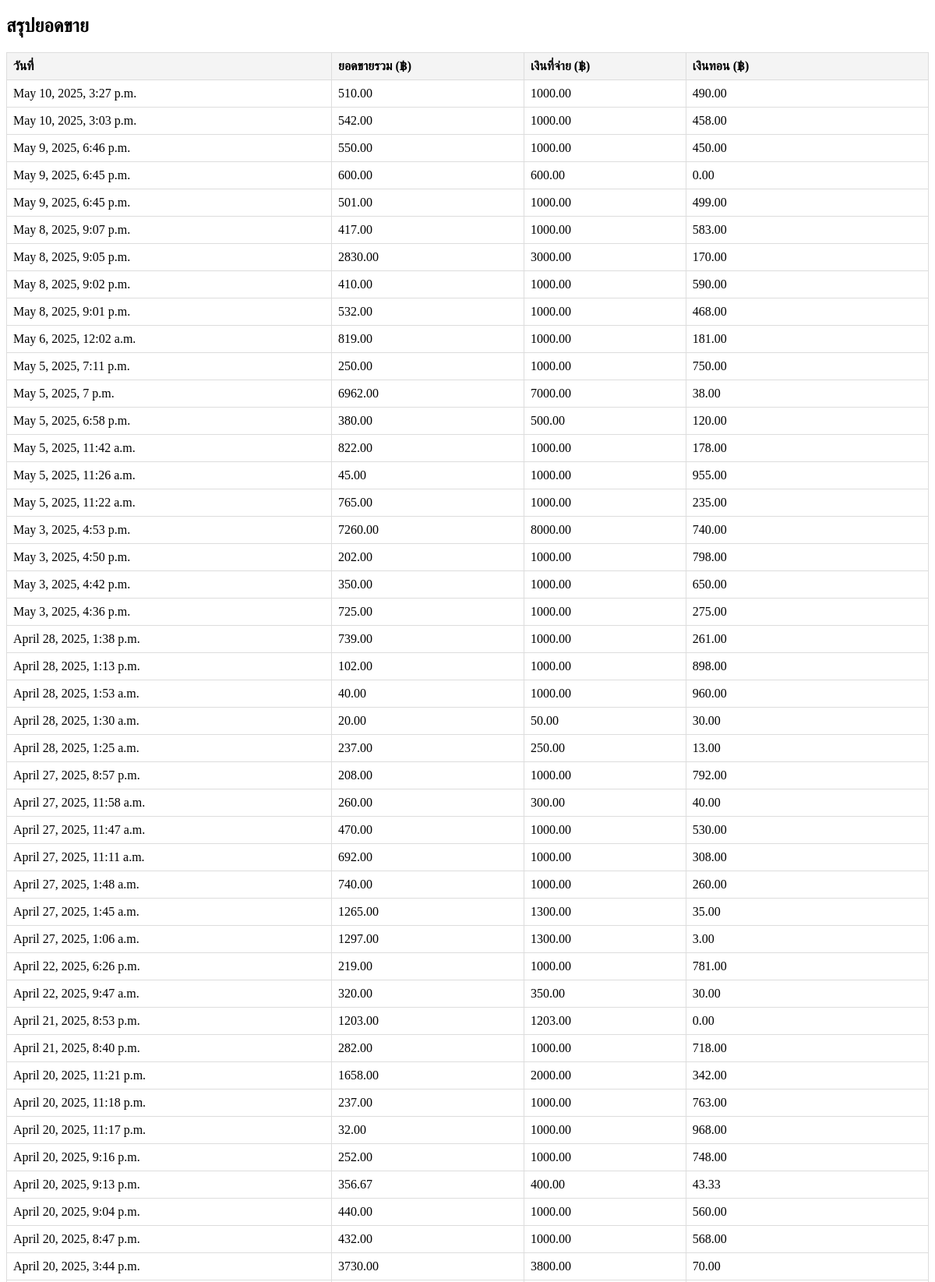
The app's page /Circulation1 (upper part) with its own data.
### Dashboard/models.py (models this page shows, shortened)
class SaleRecord(models.Model):
    total_amount = models.DecimalField(max_digits=10, decimal_places=2)
    entered_amount = models.DecimalField(max_digits=10, decimal_places=2)
    change = models.DecimalField(max_digits=10, decimal_places=2)
    timestamp = models.DateTimeField()
    Pofitprice = models.DecimalField(max_digits=10, decimal_places=2, default=0.00)
    stock_adjustments = models.JSONField()  # ใช้ JSONField สำหรับบันทึกข้อมูล Array
    cashier = models.ForeignKey(User, on_delete=models.CASCADE, null=True, blank=True, default=1)
    class Meta:
        verbose_name = "รายการสินค้าที่บันทึก"  # เปลี่ยนชื่อที่แสดงใน Admin
        verbose_name_plural = "บันทึกรายการสำหรับการขาย"  # ชื่อพหูพจน์ใน Admin

### DashboardUser/views.py (the view)
def Circulation3(request):
    filter_type = request.GET.get("filter", "year")  # ค่าเริ่มต้นเป็น "year"
    today = datetime.now()
    if filter_type == "day":
        start_date = today - timedelta(days=1)
    elif filter_type == "week":
        start_date = today - timedelta(weeks=1)
    elif filter_type == "month":
        start_date = today - timedelta(days=30)
    elif filter_type == "3months":
        start_date = today - timedelta(days=90)
    elif filter_type == "6months":
        start_date = today - timedelta(days=180)
    else:  # "year"
        start_date = today - timedelta(days=365)
    records1 = SaleRecord.objects.filter(timestamp__gte=start_date).order_by('-timestamp')
    total_sum = records1.aggregate(total=Sum("total_amount"))["total"] or 0
    return render(request, "Circulation1.html", {
        "records1": records1,
        "total_sum": total_sum,
        "filter_type": filter_type  # ส่งค่า filter_type ไปยัง template
    })

### DashboardUser/templates/Circulation1.html (shortened to what this page needs)
<!DOCTYPE html>
{% load humanize %}
{% load static %}
<html>
    <head>
        <link rel="stylesheet" href="">
    </head>
   <body>
    <h2>สรุปยอดขาย</h2>
    <table>
        <thead>
            <tr>
                <th>วันที่</th>
                <th>ยอดขายรวม (฿)</th>
                <th>เงินที่จ่าย (฿)</th>
                <th>เงินทอน (฿)</th>
            </tr>
        </thead>
        <tbody>
            {% for record in records1 %}
            <tr>
                <td>{{ record.timestamp }}</td>
                <td>{{ record.total_amount }}</td>
                <td>{{ record.entered_amount }}</td>
                <td>{{ record.change }}</td>
            </tr>
            {% endfor %}
        </tbody>
    </table>
</body>
</html>

### DashboardUser/templates/Circulation1.html (style rules this page uses)
table { width: 100%; border-collapse: collapse; margin-top: 20px; }
th, td { border: 1px solid #ddd; padding: 8px; text-align: left; }
th { background-color: #f4f4f4; }

### records on screen
SaleRecord: timestamp "May 10, 2025, 3:27 p.m.", total_amount "510.00", entered_amount "1000.00", change "490.00"
SaleRecord: timestamp "May 10, 2025, 3:03 p.m.", total_amount "542.00", entered_amount "1000.00", change "458.00"
SaleRecord: timestamp "May 9, 2025, 6:46 p.m.", total_amount "550.00", entered_amount "1000.00", change "450.00"
SaleRecord: timestamp "May 9, 2025, 6:45 p.m.", total_amount "600.00", entered_amount "600.00", change "0.00"
SaleRecord: timestamp "May 9, 2025, 6:45 p.m.", total_amount "501.00", entered_amount "1000.00", change "499.00"
SaleRecord: timestamp "May 8, 2025, 9:07 p.m.", total_amount "417.00", entered_amount "1000.00", change "583.00"
SaleRecord: timestamp "May 8, 2025, 9:05 p.m.", total_amount "2830.00", entered_amount "3000.00", change "170.00"
SaleRecord: timestamp "May 8, 2025, 9:02 p.m.", total_amount "410.00", entered_amount "1000.00", change "590.00"
SaleRecord: timestamp "May 8, 2025, 9:01 p.m.", total_amount "532.00", entered_amount "1000.00", change "468.00"
SaleRecord: timestamp "May 6, 2025, 12:02 a.m.", total_amount "819.00", entered_amount "1000.00", change "181.00"
SaleRecord: timestamp "May 5, 2025, 7:11 p.m.", total_amount "250.00", entered_amount "1000.00", change "750.00"
SaleRecord: timestamp "May 5, 2025, 7 p.m.", total_amount "6962.00", entered_amount "7000.00", change "38.00"
SaleRecord: timestamp "May 5, 2025, 6:58 p.m.", total_amount "380.00", entered_amount "500.00", change "120.00"
SaleRecord: timestamp "May 5, 2025, 11:42 a.m.", total_amount "822.00", entered_amount "1000.00", change "178.00"
SaleRecord: timestamp "May 5, 2025, 11:26 a.m.", total_amount "45.00", entered_amount "1000.00", change "955.00"
SaleRecord: timestamp "May 5, 2025, 11:22 a.m.", total_amount "765.00", entered_amount "1000.00", change "235.00"
SaleRecord: timestamp "May 3, 2025, 4:53 p.m.", total_amount "7260.00", entered_amount "8000.00", change "740.00"
SaleRecord: timestamp "May 3, 2025, 4:50 p.m.", total_amount "202.00", entered_amount "1000.00", change "798.00"
SaleRecord: timestamp "May 3, 2025, 4:42 p.m.", total_amount "350.00", entered_amount "1000.00", change "650.00"
SaleRecord: timestamp "May 3, 2025, 4:36 p.m.", total_amount "725.00", entered_amount "1000.00", change "275.00"
SaleRecord: timestamp "April 28, 2025, 1:38 p.m.", total_amount "739.00", entered_amount "1000.00", change "261.00"
SaleRecord: timestamp "April 28, 2025, 1:13 p.m.", total_amount "102.00", entered_amount "1000.00", change "898.00"
SaleRecord: timestamp "April 28, 2025, 1:53 a.m.", total_amount "40.00", entered_amount "1000.00", change "960.00"
SaleRecord: timestamp "April 28, 2025, 1:30 a.m.", total_amount "20.00", entered_amount "50.00", change "30.00"
SaleRecord: timestamp "April 28, 2025, 1:25 a.m.", total_amount "237.00", entered_amount "250.00", change "13.00"
SaleRecord: timestamp "April 27, 2025, 8:57 p.m.", total_amount "208.00", entered_amount "1000.00", change "792.00"
SaleRecord: timestamp "April 27, 2025, 11:58 a.m.", total_amount "260.00", entered_amount "300.00", change "40.00"
SaleRecord: timestamp "April 27, 2025, 11:47 a.m.", total_amount "470.00", entered_amount "1000.00", change "530.00"
SaleRecord: timestamp "April 27, 2025, 11:11 a.m.", total_amount "692.00", entered_amount "1000.00", change "308.00"
SaleRecord: timestamp "April 27, 2025, 1:48 a.m.", total_amount "740.00", entered_amount "1000.00", change "260.00"
SaleRecord: timestamp "April 27, 2025, 1:45 a.m.", total_amount "1265.00", entered_amount "1300.00", change "35.00"
SaleRecord: timestamp "April 27, 2025, 1:06 a.m.", total_amount "1297.00", entered_amount "1300.00", change "3.00"
SaleRecord: timestamp "April 22, 2025, 6:26 p.m.", total_amount "219.00", entered_amount "1000.00", change "781.00"
SaleRecord: timestamp "April 22, 2025, 9:47 a.m.", total_amount "320.00", entered_amount "350.00", change "30.00"
SaleRecord: timestamp "April 21, 2025, 8:53 p.m.", total_amount "1203.00", entered_amount "1203.00", change "0.00"
SaleRecord: timestamp "April 21, 2025, 8:40 p.m.", total_amount "282.00", entered_amount "1000.00", change "718.00"
SaleRecord: timestamp "April 20, 2025, 11:21 p.m.", total_amount "1658.00", entered_amount "2000.00", change "342.00"
SaleRecord: timestamp "April 20, 2025, 11:18 p.m.", total_amount "237.00", entered_amount "1000.00", change "763.00"
SaleRecord: timestamp "April 20, 2025, 11:17 p.m.", total_amount "32.00", entered_amount "1000.00", change "968.00"
SaleRecord: timestamp "April 20, 2025, 9:16 p.m.", total_amount "252.00", entered_amount "1000.00", change "748.00"
SaleRecord: timestamp "April 20, 2025, 9:13 p.m.", total_amount "356.67", entered_amount "400.00", change "43.33"
SaleRecord: timestamp "April 20, 2025, 9:04 p.m.", total_amount "440.00", entered_amount "1000.00", change "560.00"
SaleRecord: timestamp "April 20, 2025, 8:47 p.m.", total_amount "432.00", entered_amount "1000.00", change "568.00"
SaleRecord: timestamp "April 20, 2025, 3:44 p.m.", total_amount "3730.00", entered_amount "3800.00", change "70.00"
